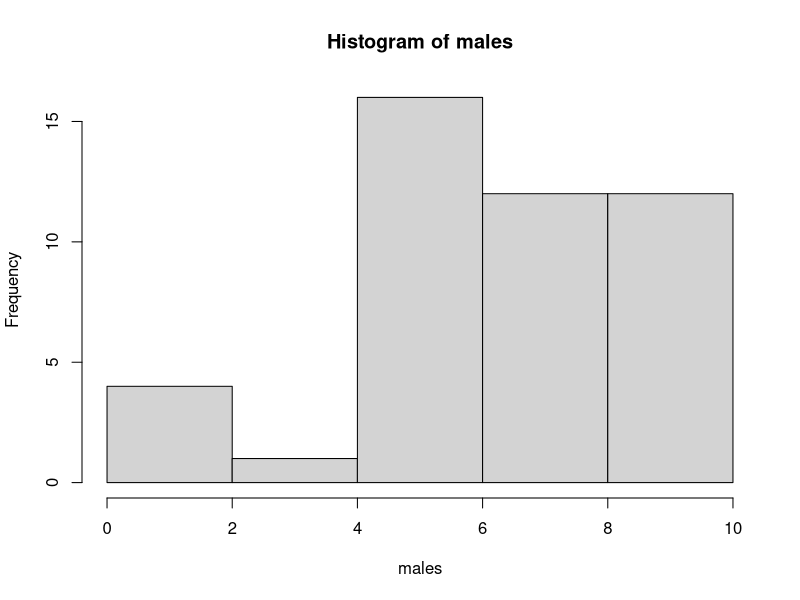
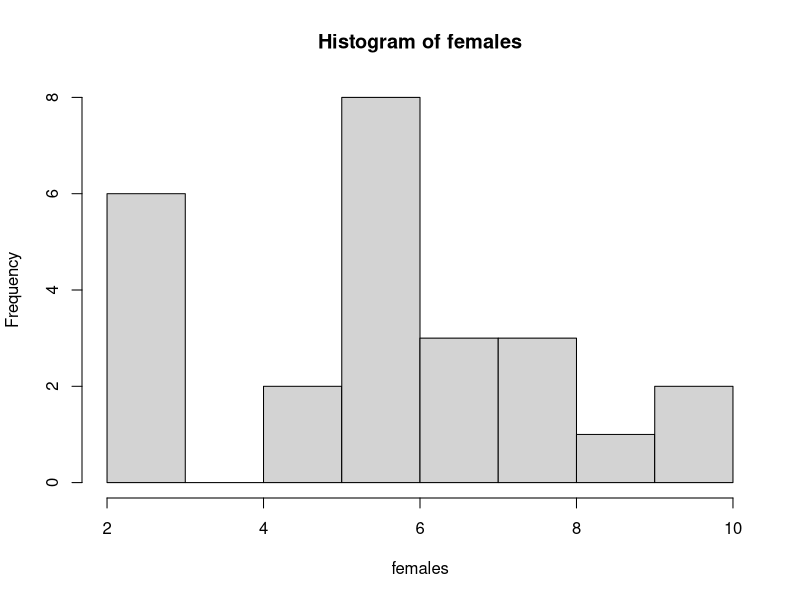

Write R code to recreate these figures, in order.
data <- read.csv("survey_data_2019.txt" , header=TRUE , sep='\t')
data <- data[complete.cases(data[,"prob"]),]
# We are going to use the variable X1bar - X2bar (x1bar avg value of males 
#, x2bar avg value of females)
males <- data[data$sex == 'M',]$prob
females <- data[data$sex == 'F',]$prob

#Examining the data
hist(males)
hist(females)
#No outliers and the distr looks normal enough

#Calculating sample size
nrow(data[data$sex == 'M',]) -> N1
nrow(data[data$sex == 'F',]) -> N2

#Calculating the sdeviastions of each male and female data
sd(males) -> s1
sd(females) -> s2

#sample sd
s <- s1/sqrt(N1) + s2/sqrt(N2)

mean(males) -> m1
mean(females) -> m2
#Null hypothesis is avg(males) == avg(females)
#Alternative hypothesis is avg(males) > avg(females)

#estimated value
m <- m1-m2
#hypothesized value
h <- 0
# Statistic  t test
t <-  ( m - 0 ) / s
# P - value ( with t test using Student t probabiliy function )
# and one sided significane test ( so input value is t)
pval <- pt(df= N1+N2 , -abs(t))
message("Pvalue = ", pval)
